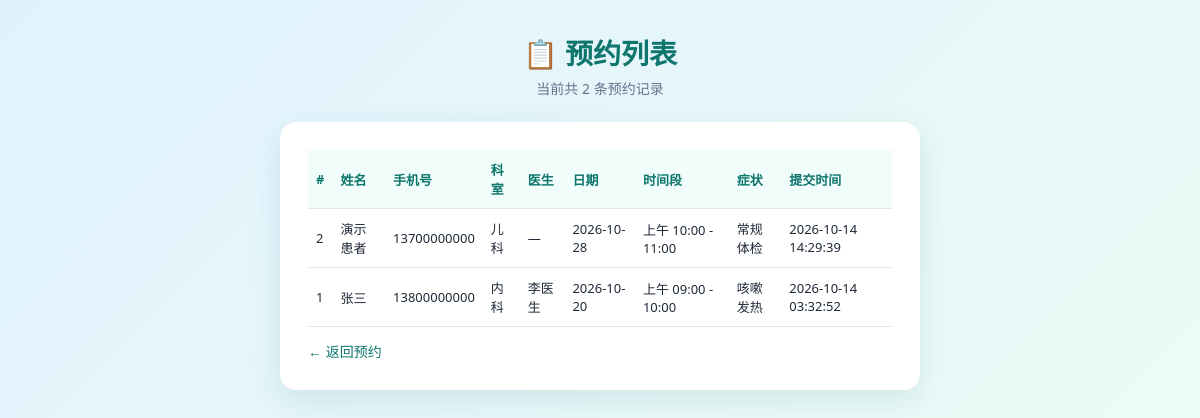
The app's page /appointments with its own data.
### tables this page shows
CREATE TABLE appointments (
            id INTEGER PRIMARY KEY AUTOINCREMENT,
            name TEXT NOT NULL,
            phone TEXT NOT NULL,
            department TEXT NOT NULL,
            doctor TEXT,
            appt_date TEXT NOT NULL,
            timeslot TEXT NOT NULL,
            symptoms TEXT,
            created_at TEXT DEFAULT CURRENT_TIMESTAMP
        );

### app.py (the view)
@app.route("/appointments")
def appointments():
    conn = sqlite3.connect(DB_PATH)
    c = conn.cursor()
    c.execute(
        "SELECT id, name, phone, department, doctor, appt_date, timeslot, symptoms, created_at "
        "FROM appointments ORDER BY id DESC"
    )
    rows = c.fetchall()
    conn.close()
    return render_template("appointments.html", appointments=rows)

### templates/appointments.html (shortened to what this page needs)
<!DOCTYPE html>
<html lang="zh-CN">
<head>
    <link rel="stylesheet" href="{{ url_for('static', filename='style.css') }}">
</head>
<body>
    <div class="container">
        <header class="hero">
            <h1>📋 预约列表</h1>
            <p class="subtitle">当前共 {{ appointments|length }} 条预约记录</p>
        </header>
        <div class="card">
            {% if appointments %}
            <table>
                <thead>
                    <tr>
                        <th>#</th>
                        <th>姓名</th>
                        <th>手机号</th>
                        <th>科室</th>
                        <th>医生</th>
                        <th>日期</th>
                        <th>时间段</th>
                        <th>症状</th>
                        <th>提交时间</th>
                    </tr>
                </thead>
                <tbody>
                    {% for a in appointments %}
                    <tr>
                        <td>{{ a[0] }}</td>
                        <td>{{ a[1] }}</td>
                        <td>{{ a[2] }}</td>
                        <td>{{ a[3] }}</td>
                        <td>{{ a[4] or '—' }}</td>
                        <td>{{ a[5] }}</td>
                        <td>{{ a[6] }}</td>
                        <td>{{ a[7] or '—' }}</td>
                        <td>{{ a[8] }}</td>
                    </tr>
                    {% endfor %}
                </tbody>
            </table>
            {% else %}
            <p class="empty">暂无预约记录，<a href="/">去预约 →</a></p>
            {% endif %}
            <a href="/" class="link">← 返回预约</a>
        </div>
    </div>
</body>
</html>

### static/style.css (style rules this page uses)
* { box-sizing: border-box; margin: 0; padding: 0; }
body { font-family: "Microsoft YaHei", "PingFang SC", system-ui, sans-serif; background: linear-gradient(135deg, #e0f2fe 0%, #f0fdf4 100%); min-height: 100vh; color: #1f2937; padding: 32px 16px; }
.container { max-width: 640px; margin: 0 auto; }
.hero { text-align: center; margin-bottom: 24px; }
.hero h1 { font-size: 28px; color: #0f766e; }
.subtitle { color: #64748b; margin-top: 6px; font-size: 14px; }
.card { background: #fff; border-radius: 16px; padding: 28px; box-shadow: 0 10px 30px rgba(15, 118, 110, 0.12); }
.link { display: inline-block; margin-top: 14px; color: #0f766e; text-decoration: none; font-size: 14px; }
table { width: 100%; border-collapse: collapse; font-size: 13px; }
th, td { padding: 10px 8px; border-bottom: 1px solid #e5e7eb; text-align: left; }
th { background: #f0fdfa; color: #0f766e; font-weight: 700; }

### records on screen
appointments: id "2", name "演示患者", phone "13700000000", department "儿科", doctor "—", appt_date "2026-10-28", timeslot "上午 10:00 - 11:00", symptoms "常规体检", created_at "2026-10-14 14:29:39"
appointments: id "1", name "张三", phone "13800000000", department "内科", doctor "李医生", appt_date "2026-10-20", timeslot "上午 09:00 - 10:00", symptoms "咳嗽发热", created_at "2026-10-14 03:32:52"

### other values on screen
{{ appointments|length }} "2"
